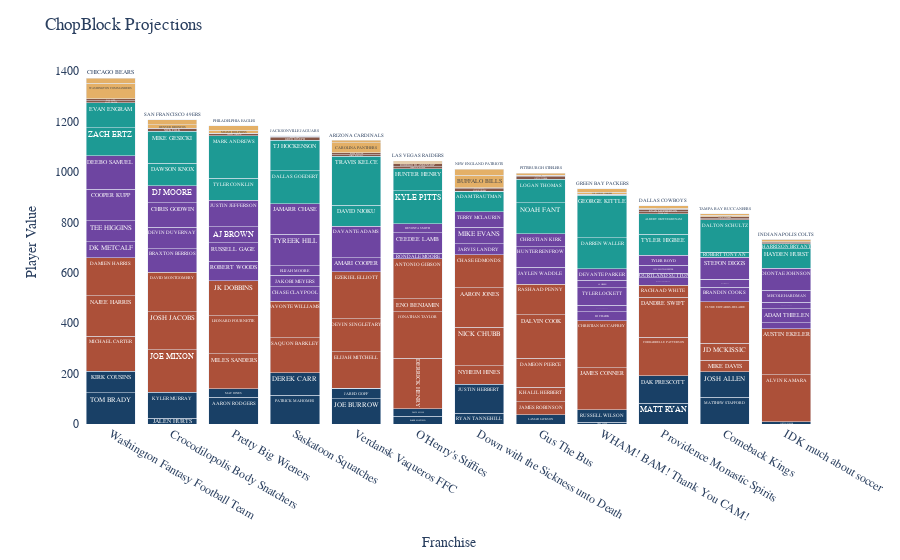

Notebook code cell kept with this figure:
### Code cell
# Create bar chart
figPred = px.bar(players_onthefield, 
            x="FranchiseName", 
            y="predRelative", 
            color="pos", 
            text='player', 
            color_discrete_map={
                "QB": "hsla(210, 60%, 25%, 1)", #blue #1033a6 #0c2987 1033a6 062647 #293745 
                "RB": "hsla(12, 50%, 45%, 1)", #gold #f5d000 ffa524 a23419 a34e39
                "WR": "hsla(267, 40%, 45%, 1)", #purple #4f22bc #643fc1 643fc1 621B74 675280
                "TE": "hsla(177, 68%, 36%, 1)", #teal #02687b #038097 1295ad 43B3AE
                "PK": "hsla(14, 30%, 40%, 1)", #gold #f5d000 ffa524 664e47
                "DF": "hsla(35, 70%, 65%, 1)"}, #gold #f5d000 ffa524 a49375 ffb54d
            category_orders={
                "pos": ["QB", "RB", "WR", "TE", "PK", "DF"]},
            hover_name="player",
            hover_data={
                'predRelative':True, 'pred':True, 'sharkAbsolute':True, 'adpAbsolute':True,
                'player':False, 'pos':False, 'FranchiseName':False
                },
                labels={
                    "FranchiseName":"Franchise",
                    "predRelative":"Player Value",
                    "pred":"ChopBlock Projection",
                    "sharkAbsolute":"FantasySharks Projection",
                    "adpAbsolute":"ADP Projection"
                }
            )
figPred.update_layout(
    barmode='stack', 
    xaxis={'categoryorder':'total descending'},
    plot_bgcolor='rgba(0,0,0,0)',
    title="ChopBlock Projections",
    font_family="Skia",
    showlegend=False
    )
figPred.show()
# graphJSON_pred = json.dumps(figPred, cls=plotly.utils.PlotlyJSONEncoder)
# return render_template('compareFranchises2.html', graphJSON_pred=graphJSON_pred, graphJSON_adp=graphJSON_adp, graphJSON_shark=graphJSON_shark)

### Figure 1 — Plotly figure (JSON) as saved in the notebook; plotly's stock layout.template omitted (floating-point values rounded to 4 significant figures; data arrays with more than 128 entries replaced by an {"elided": "..."} marker saying what was removed)
{"data": [{"alignmentgroup": "True", "customdata": [[347.8, 302.7, 294.2, "TOM BRADY", "QB"], [310.8, 275.7, 225.5, "KIRK COUSINS", "QB"], [246.6, 294.2, 302.7, "JALEN HURTS", "QB"], [328.8, 321.1, 321.1, "KYLER MURRAY", "QB"], [330.2, 281.0, 281.0, "AARON RODGERS", "QB"], [259.5, 195.5, 179.9, "MAC JONES", "QB"], [339.3, 351.0, 351.0, "PATRICK MAHOMES", "QB"], [313.0, 243.2, 243.2, "DEREK CARR", "QB"], [325.1, 288.1, 311.5, "JOE BURROW", "QB"], [266.1, 163.0, 167.1, "JARED GOFF", "QB"], [254.6, 187.1, 174.0, "BAKER MAYFIELD", "QB"], [254.6, 193.4, 142.2, "DAVIS MILLS", "QB"], [266.4, 219.3, 193.4, "RYAN TANNEHILL", "QB"], [341.3, 335.6, 335.6, "JUSTIN HERBERT", "QB"], [231.5, 199.1, 219.3, "TREY LANCE", "QB"], [274.9, 260.0, 288.1, "RUSSELL WILSON", "QB"], [307.1, 205.2, 199.1, "MATT RYAN", "QB"], [332.5, 311.5, 275.7, "DAK PRESCOTT", "QB"], [331.4, 225.5, 260.0, "MATTHEW STAFFORD", "QB"], [324.7, 362.9, 362.9, "JOSH ALLEN", "QB"], [261.0, 329.2, 329.2, "LAMAR JACKSON", "QB"], [232.6, 191.6, 189.6, "JUSTIN FIELDS", "QB"], [224.6, 130.1, 128.8, "JACOBY BRISSETT", "QB"]], "hovertemplate": "<b>%{hovertext}</b><br><br>Player Value=%{y}<br>ChopBlock Projection=%{customdata[0]}<br>FantasySharks Projection=%{customdata[1]}<br>ADP Projection=%{customdata[2]}<extra></extra>", "hovertext": ["TOM BRADY", "KIRK COUSINS", "JALEN HURTS", "KYLER MURRAY", "AARON RODGERS", "MAC JONES", "PATRICK MAHOMES", "DEREK CARR", "JOE BURROW", "JARED GOFF", "BAKER MAYFIELD", "DAVIS MILLS", "RYAN TANNEHILL", "JUSTIN HERBERT", "TREY LANCE", "RUSSELL WILSON", "MATT RYAN", "DAK PRESCOTT", "MATTHEW STAFFORD", "JOSH ALLEN", "LAMAR JACKSON", "JUSTIN FIELDS", "JACOBY BRISSETT"], "legendgroup": "QB", "marker": {"color": "hsla(210, 60%, 25%, 1)", "pattern": {"shape": ""}}, "name": "QB", "offsetgroup": "QB", "orientation": "v", "showlegend": true, "text": ["TOM BRADY", "KIRK COUSINS", "JALEN HURTS", "KYLER MURRAY", "AARON RODGERS", "MAC JONES", "PATRICK MAHOMES", "DEREK CARR", "JOE BURROW", "JARED GOFF", "BAKER MAYFIELD", "DAVIS MILLS", "RYAN TANNEHILL", "JUSTIN HERBERT", "TREY LANCE", "RUSSELL WILSON", "MATT RYAN", "DAK PRESCOTT", "MATTHEW STAFFORD", "JOSH ALLEN", "LAMAR JACKSON", "JUSTIN FIELDS", "JACOBY BRISSETT"], "textposition": "auto", "type": "bar", "x": ["Washington Fantasy Football Team", "Washington Fantasy Football Team", "Crocodilopolis Body Snatchers", "Crocodilopolis Body Snatchers", "Pretty Big Wieners", "Pretty Big Wieners", "Saskatoon Squatches", "Saskatoon Squatches", "Verdansk Vaqueros FFC", "Verdansk Vaqueros FFC", "O'Henry's Stiffies", "O'Henry's Stiffies", "Down with the Sickness unto Death", "Down with the Sickness unto Death", "WHAM! BAM! Thank You CAM!", "WHAM! BAM! Thank You CAM!", "Providence Monastic Spirits", "Providence Monastic Spirits", "Comeback Kings", "Comeback Kings", "Gus The Bus", "IDK much about soccer ", "IDK much about soccer "], "xaxis": "x", "y": [123.2, 86.21, 22.05, 104.3, 105.7, 34.99, 114.8, 88.47, 100.6, 41.57, 30.09, 30.01, 41.84, 116.8, 6.902, 50.3, 82.57, 108.0, 106.9, 100.2, 36.47, 8.03, 0], "yaxis": "y"}, {"alignmentgroup": "True", "customdata": {"elided": "38x5 mixed values"}, "hovertemplate": "<b>%{hovertext}</b><br><br>Player Value=%{y}<br>ChopBlock Projection=%{customdata[0]}<br>FantasySharks Projection=%{customdata[1]}<br>ADP Projection=%{customdata[2]}<extra></extra>", "hovertext": ["MICHAEL CARTER", "NAJEE HARRIS", "DAMIEN HARRIS", "JOE MIXON", "JOSH JACOBS", "DAVID MONTGOMERY", "MILES SANDERS", "LEONARD FOURNETTE", "JK DOBBINS", "SAQUON BARKLEY", "JAVONTE WILLIAMS", "ZACK MOSS", "ELIJAH MITCHELL", "DEVIN SINGLETARY", "EZEKIEL ELLIOTT", "DERRICK HENRY", "JONATHAN TAYLOR", "ENO BENJAMIN", "ANTONIO GIBSON", "NYHEIM HINES", "NICK CHUBB", "AARON JONES", "CHASE EDMONDS", "JAMES CONNER", "CHRISTIAN MCCAFFREY", "CORDARRELLE PATTERSON", "DANDRE SWIFT", "RACHAAD WHITE", "MIKE DAVIS", "JD MCKISSIC", "CLYDE EDWARDS-HELAIRE", "JAMES ROBINSON", "KHALIL HERBERT", "DAMEON PIERCE", "DALVIN COOK", "RASHAAD PENNY", "ALVIN KAMARA", "AUSTIN EKELER"], "legendgroup": "RB", "marker": {"color": "hsla(12, 50%, 45%, 1)", "pattern": {"shape": ""}}, "name": "RB", "offsetgroup": "RB", "orientation": "v", "showlegend": true, "text": ["MICHAEL CARTER", "NAJEE HARRIS", "DAMIEN HARRIS", "JOE MIXON", "JOSH JACOBS", "DAVID MONTGOMERY", "MILES SANDERS", "LEONARD FOURNETTE", "JK DOBBINS", "SAQUON BARKLEY", "JAVONTE WILLIAMS", "ZACK MOSS", "ELIJAH MITCHELL", "DEVIN SINGLETARY", "EZEKIEL ELLIOTT", "DERRICK HENRY", "JONATHAN TAYLOR", "ENO BENJAMIN", "ANTONIO GIBSON", "NYHEIM HINES", "NICK CHUBB", "AARON JONES", "CHASE EDMONDS", "JAMES CONNER", "CHRISTIAN MCCAFFREY", "CORDARRELLE PATTERSON", "DANDRE SWIFT", "RACHAAD WHITE", "MIKE DAVIS", "JD MCKISSIC", "CLYDE EDWARDS-HELAIRE", "JAMES ROBINSON", "KHALIL HERBERT", "DAMEON PIERCE", "DALVIN COOK", "RASHAAD PENNY", "ALVIN KAMARA", "AUSTIN EKELER"], "textposition": "auto", "type": "bar", "x": ["Washington Fantasy Football Team", "Washington Fantasy Football Team", "Washington Fantasy Football Team", "Crocodilopolis Body Snatchers", "Crocodilopolis Body Snatchers", "Crocodilopolis Body Snatchers", "Pretty Big Wieners", "Pretty Big Wieners", "Pretty Big Wieners", "Saskatoon Squatches", "Saskatoon Squatches", "Verdansk Vaqueros FFC", "Verdansk Vaqueros FFC", "Verdansk Vaqueros FFC", "Verdansk Vaqueros FFC", "O'Henry's Stiffies", "O'Henry's Stiffies", "O'Henry's Stiffies", "O'Henry's Stiffies", "Down with the Sickness unto Death", "Down with the Sickness unto Death", "Down with the Sickness unto Death", "Down with the Sickness unto Death", "WHAM! BAM! Thank You CAM!", "WHAM! BAM! Thank You CAM!", "Providence Monastic Spirits", "Providence Monastic Spirits", "Providence Monastic Spirits", "Comeback Kings", "Comeback Kings", "Comeback Kings", "Gus The Bus", "Gus The Bus", "Gus The Bus", "Gus The Bus", "Gus The Bus", "IDK much about soccer ", "IDK much about soccer "], "xaxis": "x", "y": [139.4, 161.0, 149.6, 169.1, 149.6, 156.5, 137.6, 151.4, 139.2, 139.1, 143.9, 0, 144.6, 130.6, 187.0, 200.5, 184.9, 51.42, 159.6, 73.53, 151.5, 157.1, 130.8, 166.1, 186.5, 153.2, 159.6, 48.29, 45.98, 67.18, 164.2, 51.48, 58.64, 113.5, 173.0, 122.3, 187.3, 182.5], "yaxis": "y"}, {"alignmentgroup": "True", "customdata": {"elided": "47x5 mixed values"}, "hovertemplate": "<b>%{hovertext}</b><br><br>Player Value=%{y}<br>ChopBlock Projection=%{customdata[0]}<br>FantasySharks Projection=%{customdata[1]}<br>ADP Projection=%{customdata[2]}<extra></extra>", "hovertext": ["DK METCALF", "TEE HIGGINS", "COOPER KUPP", "DEEBO SAMUEL", "BRAXTON BERRIOS", "DEVIN DUVERNAY", "CHRIS GODWIN", "DJ MOORE", "ROBERT WOODS", "RUSSELL GAGE", "AJ BROWN", "JUSTIN JEFFERSON", "CHASE CLAYPOOL", "JAKOBI MEYERS", "ELIJAH MOORE", "TYREEK HILL", "JAMARR CHASE", "NOAH BROWN", "AMARI COOPER", "DAVANTE ADAMS", "RONDALE MOORE", "CEEDEE LAMB", "DEVONTA SMITH", "JARVIS LANDRY", "MIKE EVANS", "TERRY MCLAURIN", "DJ CHARK", "GEORGE PICKENS", "TYLER LOCKETT", "AJ GREEN", "DEVANTE PARKER", "WANDALE ROBINSON", "COURTLAND SUTTON", "JUJU SMITH-SCHUSTER", "TYLER BOYD", "BRANDIN COOKS", "DAVID BELL", "NICO COLLINS", "STEFON DIGGS", "JAYLEN WADDLE", "HUNTER RENFROW", "CHRISTIAN KIRK", "MICHAEL THOMAS", "ADAM THIELEN", "DRAKE LONDON", "MECOLE HARDMAN", "DIONTAE JOHNSON"], "legendgroup": "WR", "marker": {"color": "hsla(267, 40%, 45%, 1)", "pattern": {"shape": ""}}, "name": "WR", "offsetgroup": "WR", "orientation": "v", "showlegend": true, "text": ["DK METCALF", "TEE HIGGINS", "COOPER KUPP", "DEEBO SAMUEL", "BRAXTON BERRIOS", "DEVIN DUVERNAY", "CHRIS GODWIN", "DJ MOORE", "ROBERT WOODS", "RUSSELL GAGE", "AJ BROWN", "JUSTIN JEFFERSON", "CHASE CLAYPOOL", "JAKOBI MEYERS", "ELIJAH MOORE", "TYREEK HILL", "JAMARR CHASE", "NOAH BROWN", "AMARI COOPER", "DAVANTE ADAMS", "RONDALE MOORE", "CEEDEE LAMB", "DEVONTA SMITH", "JARVIS LANDRY", "MIKE EVANS", "TERRY MCLAURIN", "DJ CHARK", "GEORGE PICKENS", "TYLER LOCKETT", "AJ GREEN", "DEVANTE PARKER", "WANDALE ROBINSON", "COURTLAND SUTTON", "JUJU SMITH-SCHUSTER", "TYLER BOYD", "BRANDIN COOKS", "DAVID BELL", "NICO COLLINS", "STEFON DIGGS", "JAYLEN WADDLE", "HUNTER RENFROW", "CHRISTIAN KIRK", "MICHAEL THOMAS", "ADAM THIELEN", "DRAKE LONDON", "MECOLE HARDMAN", "DIONTAE JOHNSON"], "textposition": "auto", "type": "bar", "x": ["Washington Fantasy Football Team", "Washington Fantasy Football Team", "Washington Fantasy Football Team", "Washington Fantasy Football Team", "Crocodilopolis Body Snatchers", "Crocodilopolis Body Snatchers", "Crocodilopolis Body Snatchers", "Crocodilopolis Body Snatchers", "Pretty Big Wieners", "Pretty Big Wieners", "Pretty Big Wieners", "Pretty Big Wieners", "Saskatoon Squatches", "Saskatoon Squatches", "Saskatoon Squatches", "Saskatoon Squatches", "Saskatoon Squatches", "Verdansk Vaqueros FFC", "Verdansk Vaqueros FFC", "Verdansk Vaqueros FFC", "O'Henry's Stiffies", "O'Henry's Stiffies", "O'Henry's Stiffies", "Down with the Sickness unto Death", "Down with the Sickness unto Death", "Down with the Sickness unto Death", "WHAM! BAM! Thank You CAM!", "WHAM! BAM! Thank You CAM!", "WHAM! BAM! Thank You CAM!", "WHAM! BAM! Thank You CAM!", "WHAM! BAM! Thank You CAM!", "Providence Monastic Spirits", "Providence Monastic Spirits", "Providence Monastic Spirits", "Providence Monastic Spirits", "Comeback Kings", "Comeback Kings", "Comeback Kings", "Comeback Kings", "Gus The Bus", "Gus The Bus", "Gus The Bus", "IDK much about soccer ", "IDK much about soccer ", "IDK much about soccer ", "IDK much about soccer ", "IDK much about soccer "], "xaxis": "x", "y": [64.24, 82.45, 125.5, 132.2, 94.51, 84.91, 96.26, 69.25, 76.5, 73.13, 65.11, 104.6, 59.19, 44.81, 38.81, 125.0, 120.3, 0, 55.3, 125.0, 20.65, 81.82, 36.27, 43.6, 64.89, 61.47, 35.77, 25.98, 69.24, 29.94, 44.61, 28.88, 17.9, 31.13, 39.8, 58.98, 28.99, 1.417, 88.58, 65.86, 83.04, 49.92, 24.01, 55.51, 26.08, 47.64, 87.83], "yaxis": "y"}, {"alignmentgroup": "True", "customdata": [[139.5, 119.5, 116.7, "ZACH ERTZ", "TE"], [125.7, 60.01, 60.01, "EVAN ENGRAM", "TE"], [114.9, 123.1, 119.5, "DAWSON KNOX", "TE"], [154.9, 95.8, 95.8, "MIKE GESICKI", "TE"], [115.0, 56.66, 6.147, "TYLER CONKLIN", "TE"], [196.1, 186.9, 186.9, "MARK ANDREWS", "TE"], [158.5, 135.6, 127.4, "DALLAS GOEDERT", "TE"], [147.2, 127.4, 123.1, "TJ HOCKENSON", "TE"], [111.5, 116.7, 90.42, "DAVID NJOKU", "TE"], [221.0, 203.9, 203.9, "TRAVIS KELCE", "TE"], [157.9, 131.1, 163.5, "KYLE PITTS", "TE"], [114.4, 107.2, 91.48, "HUNTER HENRY", "TE"], [110.1, 63.68, 5.457, "ADAM TRAUTMAN", "TE"], [27.31, 3.39, 16.68, "ANTHONY FIRKSER", "TE"], [150.9, 163.5, 135.6, "DARREN WALLER", "TE"], [197.3, 72.52, 145.4, "GEORGE KITTLE", "TE"], [110.9, 70.04, 70.04, "TYLER HIGBEE", "TE"], [107.8, 101.2, 76.23, "ALBERT OKWUEGBUNAM", "TE"], [47.48, 66.7, 62.01, "ROBERT TONYAN", "TE"], [155.1, 145.4, 131.1, "DALTON SCHULTZ", "TE"], [150.5, 116.1, 85.59, "NOAH FANT", "TE"], [121.8, 85.59, 58.76, "LOGAN THOMAS", "TE"], [104.7, 90.42, 63.68, "HAYDEN HURST", "TE"], [46.38, 53.43, 7.28, "HARRISON BRYANT", "TE"]], "hovertemplate": "<b>%{hovertext}</b><br><br>Player Value=%{y}<br>ChopBlock Projection=%{customdata[0]}<br>FantasySharks Projection=%{customdata[1]}<br>ADP Projection=%{customdata[2]}<extra></extra>", "hovertext": ["ZACH ERTZ", "EVAN ENGRAM", "DAWSON KNOX", "MIKE GESICKI", "TYLER CONKLIN", "MARK ANDREWS", "DALLAS GOEDERT", "TJ HOCKENSON", "DAVID NJOKU", "TRAVIS KELCE", "KYLE PITTS", "HUNTER HENRY", "ADAM TRAUTMAN", "ANTHONY FIRKSER", "DARREN WALLER", "GEORGE KITTLE", "TYLER HIGBEE", "ALBERT OKWUEGBUNAM", "ROBERT TONYAN", "DALTON SCHULTZ", "NOAH FANT", "LOGAN THOMAS", "HAYDEN HURST", "HARRISON BRYANT"], "legendgroup": "TE", "marker": {"color": "hsla(177, 68%, 36%, 1)", "pattern": {"shape": ""}}, "name": "TE", "offsetgroup": "TE", "orientation": "v", "showlegend": true, "text": ["ZACH ERTZ", "EVAN ENGRAM", "DAWSON KNOX", "MIKE GESICKI", "TYLER CONKLIN", "MARK ANDREWS", "DALLAS GOEDERT", "TJ HOCKENSON", "DAVID NJOKU", "TRAVIS KELCE", "KYLE PITTS", "HUNTER HENRY", "ADAM TRAUTMAN", "ANTHONY FIRKSER", "DARREN WALLER", "GEORGE KITTLE", "TYLER HIGBEE", "ALBERT OKWUEGBUNAM", "ROBERT TONYAN", "DALTON SCHULTZ", "NOAH FANT", "LOGAN THOMAS", "HAYDEN HURST", "HARRISON BRYANT"], "textposition": "auto", "type": "bar", "x": ["Washington Fantasy Football Team", "Washington Fantasy Football Team", "Crocodilopolis Body Snatchers", "Crocodilopolis Body Snatchers", "Pretty Big Wieners", "Pretty Big Wieners", "Saskatoon Squatches", "Saskatoon Squatches", "Verdansk Vaqueros FFC", "Verdansk Vaqueros FFC", "O'Henry's Stiffies", "O'Henry's Stiffies", "Down with the Sickness unto Death", "Down with the Sickness unto Death", "WHAM! BAM! Thank You CAM!", "WHAM! BAM! Thank You CAM!", "Providence Monastic Spirits", "Providence Monastic Spirits", "Comeback Kings", "Comeback Kings", "Gus The Bus", "Gus The Bus", "IDK much about soccer ", "IDK much about soccer "], "xaxis": "x", "y": [112.2, 98.41, 87.56, 127.6, 87.67, 168.7, 131.2, 119.8, 84.14, 193.7, 130.6, 87.07, 82.81, 0, 123.5, 169.9, 83.59, 80.5, 20.17, 127.7, 123.2, 94.49, 77.36, 19.07], "yaxis": "y"}, {"alignmentgroup": "True", "customdata": [[143.8, 121.8, 136.8, "MATT PRATER", "PK"], [143.8, 126.2, 129.1, "WIL LUTZ", "PK"], [147.1, 162.7, 148.1, "NICK FOLK", "PK"], [136.8, 151.4, 147.4, "YOUNGHOE KOO", "PK"], [145.0, 172.2, 164.7, "DANIEL CARLSON", "PK"], [136.9, 138.8, 123.2, "CAIRO SANTOS", "PK"], [146.2, 132.0, 132.0, "GREG JOSEPH", "PK"], [141.8, 168.5, 162.7, "MATT GAY", "PK"], [142.8, 143.0, 143.0, "CHRIS BOSWELL", "PK"], [144.0, 119.6, 113.4, "RANDY BULLOCK", "PK"], [143.2, 156.2, 160.9, "HARRISON BUTKER", "PK"], [149.1, 148.1, 145.7, "RODRIGO BLANKENSHIP", "PK"], [144.8, 107.8, 116.6, "MASON CROSBY", "PK"], [140.8, 140.3, 119.6, "BRETT MAHER", "PK"], [138.8, 116.6, 121.8, "JAKE ELLIOTT", "PK"], [135.9, 96.69, 78.36, "EDDY PINEIRO", "PK"], [144.0, 163.0, 163.0, "TYLER BASS", "PK"], [146.2, 164.7, 168.5, "EVAN MCPHERSON", "PK"], [140.7, 160.9, 156.2, "RYAN SUCCOP", "PK"], [142.8, 134.4, 126.2, "JASON SANDERS", "PK"], [145.3, 147.4, 172.2, "JUSTIN TUCKER", "PK"], [139.9, 145.7, 140.3, "DUSTIN HOPKINS", "PK"], [140.2, 111.1, 138.8, "BRANDON MCMANUS", "PK"], [140.2, 123.2, 86.54, "JASON MYERS", "PK"]], "hovertemplate": "<b>%{hovertext}</b><br><br>Player Value=%{y}<br>ChopBlock Projection=%{customdata[0]}<br>FantasySharks Projection=%{customdata[1]}<br>ADP Projection=%{customdata[2]}<extra></extra>", "hovertext": ["MATT PRATER", "WIL LUTZ", "NICK FOLK", "YOUNGHOE KOO", "DANIEL CARLSON", "CAIRO SANTOS", "GREG JOSEPH", "MATT GAY", "CHRIS BOSWELL", "RANDY BULLOCK", "HARRISON BUTKER", "RODRIGO BLANKENSHIP", "MASON CROSBY", "BRETT MAHER", "JAKE ELLIOTT", "EDDY PINEIRO", "TYLER BASS", "EVAN MCPHERSON", "RYAN SUCCOP", "JASON SANDERS", "JUSTIN TUCKER", "DUSTIN HOPKINS", "BRANDON MCMANUS", "JASON MYERS"], "legendgroup": "PK", "marker": {"color": "hsla(14, 30%, 40%, 1)", "pattern": {"shape": ""}}, "name": "PK", "offsetgroup": "PK", "orientation": "v", "showlegend": true, "text": ["MATT PRATER", "WIL LUTZ", "NICK FOLK", "YOUNGHOE KOO", "DANIEL CARLSON", "CAIRO SANTOS", "GREG JOSEPH", "MATT GAY", "CHRIS BOSWELL", "RANDY BULLOCK", "HARRISON BUTKER", "RODRIGO BLANKENSHIP", "MASON CROSBY", "BRETT MAHER", "JAKE ELLIOTT", "EDDY PINEIRO", "TYLER BASS", "EVAN MCPHERSON", "RYAN SUCCOP", "JASON SANDERS", "JUSTIN TUCKER", "DUSTIN HOPKINS", "BRANDON MCMANUS", "JASON MYERS"], "textposition": "auto", "type": "bar", "x": ["Washington Fantasy Football Team", "Washington Fantasy Football Team", "Crocodilopolis Body Snatchers", "Crocodilopolis Body Snatchers", "Pretty Big Wieners", "Pretty Big Wieners", "Saskatoon Squatches", "Saskatoon Squatches", "Verdansk Vaqueros FFC", "Verdansk Vaqueros FFC", "O'Henry's Stiffies", "O'Henry's Stiffies", "Down with the Sickness unto Death", "Down with the Sickness unto Death", "WHAM! BAM! Thank You CAM!", "WHAM! BAM! Thank You CAM!", "Providence Monastic Spirits", "Providence Monastic Spirits", "Comeback Kings", "Comeback Kings", "Gus The Bus", "Gus The Bus", "IDK much about soccer ", "IDK much about soccer "], "xaxis": "x", "y": [7.959, 7.927, 11.2, 0.9126, 9.164, 1.055, 10.32, 5.97, 6.896, 8.128, 7.321, 13.25, 8.912, 4.965, 2.912, 0, 8.146, 10.3, 4.85, 6.991, 9.475, 4.085, 4.336, 4.369], "yaxis": "y"}, {"alignmentgroup": "True", "customdata": [[200.4, 164.7, 123.3, "WASHINGTON COMMANDERS", "DF"], [157.7, 160.4, 132.7, "CHICAGO BEARS", "DF"], [151.7, 117.3, 168, "DENVER BRONCOS", "DF"], [158.8, 179.7, 211.3, "SAN FRANCISCO 49ERS", "DF"], [149.8, 220.4, 170.3, "MIAMI DOLPHINS", "DF"], [155.7, 171.0, 164.7, "PHILADELPHIA EAGLES", "DF"], [138.7, 111.0, 79.67, "SEATTLE SEAHAWKS", "DF"], [139.7, 71.32, 103.3, "JACKSONVILLE JAGUARS", "DF"], [177.1, 92, 117.3, "CAROLINA PANTHERS", "DF"], [147.5, 125.3, 120.0, "ARIZONA CARDINALS", "DF"], [142.2, 123.3, 114.0, "NEW YORK GIANTS", "DF"], [144.0, 67.65, 125.3, "LAS VEGAS RAIDERS", "DF"], [187.3, 172.0, 222.7, "BUFFALO BILLS", "DF"], [162.5, 155.3, 177.0, "NEW ENGLAND PATRIOTS", "DF"], [145.6, 141.0, 172.0, "LOS ANGELES CHARGERS", "DF"], [153.1, 174.3, 181.7, "GREEN BAY PACKERS", "DF"], [143.3, 177.0, 169.3, "TENNESSEE TITANS", "DF"], [147.8, 222.7, 190.0, "DALLAS COWBOYS", "DF"], [143.9, 185.4, 220.4, "LOS ANGELES RAMS", "DF"], [145.0, 170.3, 200.7, "TAMPA BAY BUCCANEERS", "DF"], [140.0, 120.0, 171.0, "BALTIMORE RAVENS", "DF"], [146.3, 200.7, 174.3, "PITTSBURGH STEELERS", "DF"], [146.5, 169.3, 179.7, "INDIANAPOLIS COLTS", "DF"], [138.0, 150.3, 155.3, "KANSAS CITY CHIEFS", "DF"]], "hovertemplate": "<b>%{hovertext}</b><br><br>Player Value=%{y}<br>ChopBlock Projection=%{customdata[0]}<br>FantasySharks Projection=%{customdata[1]}<br>ADP Projection=%{customdata[2]}<extra></extra>", "hovertext": ["WASHINGTON COMMANDERS", "CHICAGO BEARS", "DENVER BRONCOS", "SAN FRANCISCO 49ERS", "MIAMI DOLPHINS", "PHILADELPHIA EAGLES", "SEATTLE SEAHAWKS", "JACKSONVILLE JAGUARS", "CAROLINA PANTHERS", "ARIZONA CARDINALS", "NEW YORK GIANTS", "LAS VEGAS RAIDERS", "BUFFALO BILLS", "NEW ENGLAND PATRIOTS", "LOS ANGELES CHARGERS", "GREEN BAY PACKERS", "TENNESSEE TITANS", "DALLAS COWBOYS", "LOS ANGELES RAMS", "TAMPA BAY BUCCANEERS", "BALTIMORE RAVENS", "PITTSBURGH STEELERS", "INDIANAPOLIS COLTS", "KANSAS CITY CHIEFS"], "legendgroup": "DF", "marker": {"color": "hsla(35, 70%, 65%, 1)", "pattern": {"shape": ""}}, "name": "DF", "offsetgroup": "DF", "orientation": "v", "showlegend": true, "text": ["WASHINGTON COMMANDERS", "CHICAGO BEARS", "DENVER BRONCOS", "SAN FRANCISCO 49ERS", "MIAMI DOLPHINS", "PHILADELPHIA EAGLES", "SEATTLE SEAHAWKS", "JACKSONVILLE JAGUARS", "CAROLINA PANTHERS", "ARIZONA CARDINALS", "NEW YORK GIANTS", "LAS VEGAS RAIDERS", "BUFFALO BILLS", "NEW ENGLAND PATRIOTS", "LOS ANGELES CHARGERS", "GREEN BAY PACKERS", "TENNESSEE TITANS", "DALLAS COWBOYS", "LOS ANGELES RAMS", "TAMPA BAY BUCCANEERS", "BALTIMORE RAVENS", "PITTSBURGH STEELERS", "INDIANAPOLIS COLTS", "KANSAS CITY CHIEFS"], "textposition": "auto", "type": "bar", "x": ["Washington Fantasy Football Team", "Washington Fantasy Football Team", "Crocodilopolis Body Snatchers", "Crocodilopolis Body Snatchers", "Pretty Big Wieners", "Pretty Big Wieners", "Saskatoon Squatches", "Saskatoon Squatches", "Verdansk Vaqueros FFC", "Verdansk Vaqueros FFC", "O'Henry's Stiffies", "O'Henry's Stiffies", "Down with the Sickness unto Death", "Down with the Sickness unto Death", "WHAM! BAM! Thank You CAM!", "WHAM! BAM! Thank You CAM!", "Providence Monastic Spirits", "Providence Monastic Spirits", "Comeback Kings", "Comeback Kings", "Gus The Bus", "Gus The Bus", "IDK much about soccer ", "IDK much about soccer "], "xaxis": "x", "y": [62.38, 19.68, 13.62, 20.77, 11.8, 17.66, 0.6714, 1.677, 39.05, 9.432, 4.209, 5.949, 49.26, 24.5, 7.605, 15.02, 5.294, 9.745, 5.862, 6.997, 1.952, 8.212, 8.422, 0], "yaxis": "y"}], "layout": {"barmode": "stack", "font": {"family": "Skia"}, "legend": {"title": {"text": "pos"}, "tracegroupgap": 0}, "margin": {"t": 60}, "plot_bgcolor": "rgba(0,0,0,0)", "showlegend": false, "title": {"text": "ChopBlock Projections"}, "xaxis": {"anchor": "y", "categoryorder": "total descending", "domain": [0, 1], "title": {"text": "Franchise"}}, "yaxis": {"anchor": "x", "domain": [0, 1], "title": {"text": "Player Value"}}}}
